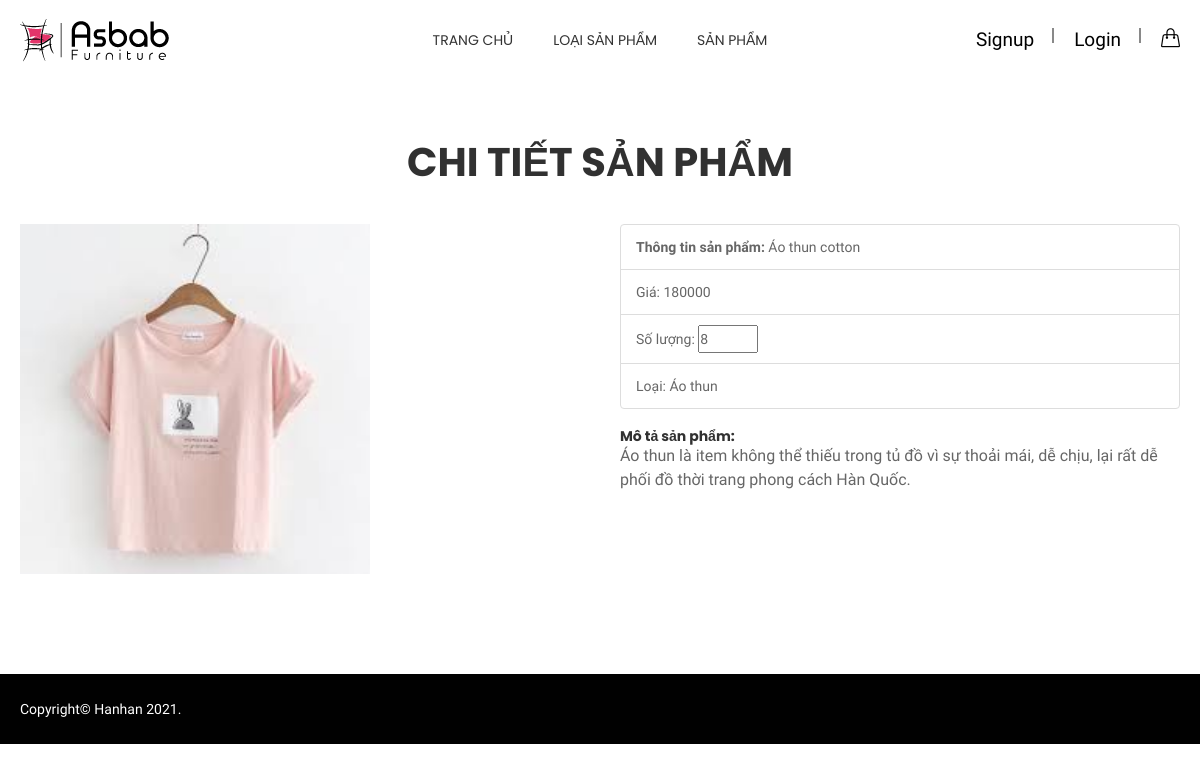
The page /chitietsp/1/ on the database its author committed.
### banhang/models.py (models this page shows, shortened)
class sanpham(models.Model):
    l_id = models.ForeignKey(loaisanpham, on_delete=models.CASCADE)
    sp_ten = models.CharField("Ten san pham", max_length=200)
    sp_gia = models.IntegerField("Gia", default=0)
    sp_soluong = models.IntegerField("So luong", default=0)
    sp_hinhanh = models.ImageField("Hinh anh",upload_to='uploads/%Y/%m/%d/')
    sp_mota = models.TextField("Mo ta")
    def image_tag(self):
        if self.image:
            return safestring.mark_safe('<img src="%s%s" width="200" height="200" />' % (settings.MEDIA_URL, self.image))
        else:
            return ""
    image_tag.short_description = 'Image'
    image_tag.allow_tags = True

class loaisanpham(models.Model):
    l_ten = models.CharField(max_length=100)
    active = models.BooleanField("Is Active", default=True)
    def __str__(self):
        return self.l_ten

### home/views.py (the view)
# urls.py: path('chitietsp/<int:sanpham_id>/', views.chitietsp, name="chitietsp"),
def chitietsp(request,sanpham_id):
    loai_objs = loaisanpham.objects.filter(active__exact=True)
    detail =sanpham.objects.get(id=sanpham_id)
    context={
        'loai_objs': loai_objs,
       'detail': detail,
   }
    return render(request, 'home/detail.html',context)

### templates/home/detail.html
{% extends "layout/main.html" %}
{% block content %}
<div class="container">
    <div class="row">
        <h1 class="text-center" style="margin-top: 60px" >CHI TIẾT SẢN PHẨM</h1>
        <div class="col-md-6 order-1" style="margin-top: 40px" >
            <div class="image_selected">
                <img src="/media/{{ detail.sp_hinhanh }}" style="width:350px;height:350px">
            </div>
        </div>
        <div class="col-md-6 order-2" style="margin-top: 40px">
            <ul class="list-group mt-5">
                <li class="list-group-item border-none"><b>Thông tin sản phẩm:</b> {{detail.sp_ten}} </li>
                <li class="list-group-item border-none">Giá: {{detail.sp_gia}} </li>
                <li class="list-group-item border-none">
                Số lượng: <input type="number" name="" id="number" value="{{detail.sp_soluong}}" min="1" max="{{detail.sp_soluong}}">
                </li>
                <li class="list-group-item border-none">Loại: {{detail.l_id}}</li>
            </ul>
            <div class="col-12 mt-5 order-3">
                <h4><b>Mô tả sản phẩm:</b> </h4>
                <p>{{detail.sp_mota}}</p>
            </div>
        </div>
    </div>
</div>
{% endblock %}

### home/static/css/shortcode/default.css (style rules this page uses)
*, h1, h2, h3, h4, h5, h6, p, ul, a { margin: 0; padding: 0; }
html { font-size: 100%; }
body { font-family: 'Old Standard TT', serif; color: #666666; font-weight: 400; font-size: 14px; line-height: 24px; -webkit-font-smoothing: antialiased; -moz-osx-font-smoothing: grayscale; }
p { font-family: 'Old Standard TT', serif; color: #666666; font-weight: 400; font-size: 16px; line-height: 24px; }
h1, h2, h3, h4, h5, h6, .h1, .h2, .h3, .h4, .h5, .h6 { font-family: 'Poppins', sans-serif; color: #313131; font-weight: 400; -webkit-font-variant-ligatures: common-ligatures; font-variant-ligatures: common-ligatures; margin-top: 0; margin-bottom: 0; }
h1, .h1 { font-size: 40px; font-weight: 700; }
h4, .h4 { font-size: 14px; font-weight: 400; }
ul, ol { list-style: none; }
body { overflow-x: hidden; }
input, select, textarea { transition: all 0.5s ease-out 0s; }
img, .img { max-width: 100%; transition: all 0.3s ease-out 0s; }
p + img, img:last-child { margin-bottom: 0; }
body { background: #fff; }

### rows shown on the page
sanpham: sp_hinhanh (picture), sp_ten "Áo thun cotton", sp_gia "180000", sp_soluong "8", l_id "Áo thun", sp_mota "Áo thun là item không thể thiếu trong tủ đồ vì sự thoải mái, dễ chịu, lại rất dễ phối đồ thời trang phong cách Hàn Quốc."
